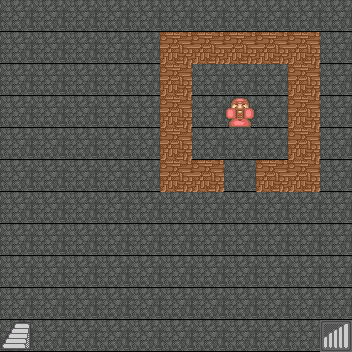

A level layout from a 2D game, rendered from its tile map. Below: a short description, then the map file with its tile-grid data intact:
An orthogonal 11x11 tile map with 32x32 px tiles, 4 tile layers (floor, wall, stair, npc).

<map version="1.2" tiledversion="1.2.5" orientation="orthogonal" renderorder="right-down" width="11" height="11" tilewidth="32" tileheight="32" infinite="0" nextlayerid="14" nextobjectid="1">
 <tileset firstgid="1" name="element" tilewidth="32" tileheight="32" tilecount="96" columns="32">
  <image source="element.png" width="1024" height="96" />
 </tileset>
 <layer id="8" name="floor" width="11" height="11">
  <data encoding="csv">
96,96,96,96,96,96,96,96,96,96,96,
96,96,96,96,96,96,96,96,96,96,96,
96,96,96,96,96,96,96,96,96,96,96,
96,96,96,96,96,96,96,96,96,96,96,
96,96,96,96,96,96,96,96,96,96,96,
96,96,96,96,96,96,96,96,96,96,96,
96,96,96,96,96,96,96,96,96,96,96,
96,96,96,96,96,96,96,96,96,96,96,
96,96,96,96,96,96,96,96,96,96,96,
96,96,96,96,96,96,96,96,96,96,96,
96,96,96,96,96,96,96,96,96,96,96
</data>
 </layer>
 <layer id="1" name="wall" width="11" height="11">
  <data encoding="csv">
0,0,0,0,0,0,0,0,0,0,0,
0,0,0,0,0,52,52,52,52,52,0,
0,0,0,0,0,52,0,0,0,52,0,
0,0,0,0,0,52,0,0,0,52,0,
0,0,0,0,0,52,0,0,0,52,0,
0,0,0,0,0,52,52,0,52,52,0,
0,0,0,0,0,0,0,0,0,0,0,
0,0,0,0,0,0,0,0,0,0,0,
0,0,0,0,0,0,0,0,0,0,0,
0,0,0,0,0,0,0,0,0,0,0,
0,0,0,0,0,0,0,0,0,0,0
</data>
 </layer>
 <layer id="9" name="stair" width="11" height="11">
  <properties>
   <property name="location" value="111,119" />
  </properties>
  <data encoding="csv">
0,0,0,0,0,0,0,0,0,0,0,
0,0,0,0,0,0,0,0,0,0,0,
0,0,0,0,0,0,0,0,0,0,0,
0,0,0,0,0,0,0,0,0,0,0,
0,0,0,0,0,0,0,0,0,0,0,
0,0,0,0,0,0,0,0,0,0,0,
0,0,0,0,0,0,0,0,0,0,0,
0,0,0,0,0,0,0,0,0,0,0,
0,0,0,0,0,0,0,0,0,0,0,
0,0,0,0,0,0,0,0,0,0,0,
39,0,0,0,0,0,0,0,0,0,71
</data>
 </layer>
 <layer id="13" name="npc" width="11" height="11">
  <properties>
   <property name="40" value="20" />
  </properties>
  <data encoding="csv">
0,0,0,0,0,0,0,0,0,0,0,
0,0,0,0,0,0,0,0,0,0,0,
0,0,0,0,0,0,0,0,0,0,0,
0,0,0,0,0,0,0,19,0,0,0,
0,0,0,0,0,0,0,0,0,0,0,
0,0,0,0,0,0,0,0,0,0,0,
0,0,0,0,0,0,0,0,0,0,0,
0,0,0,0,0,0,0,0,0,0,0,
0,0,0,0,0,0,0,0,0,0,0,
0,0,0,0,0,0,0,0,0,0,0,
0,0,0,0,0,0,0,0,0,0,0
</data>
 </layer>
</map>
